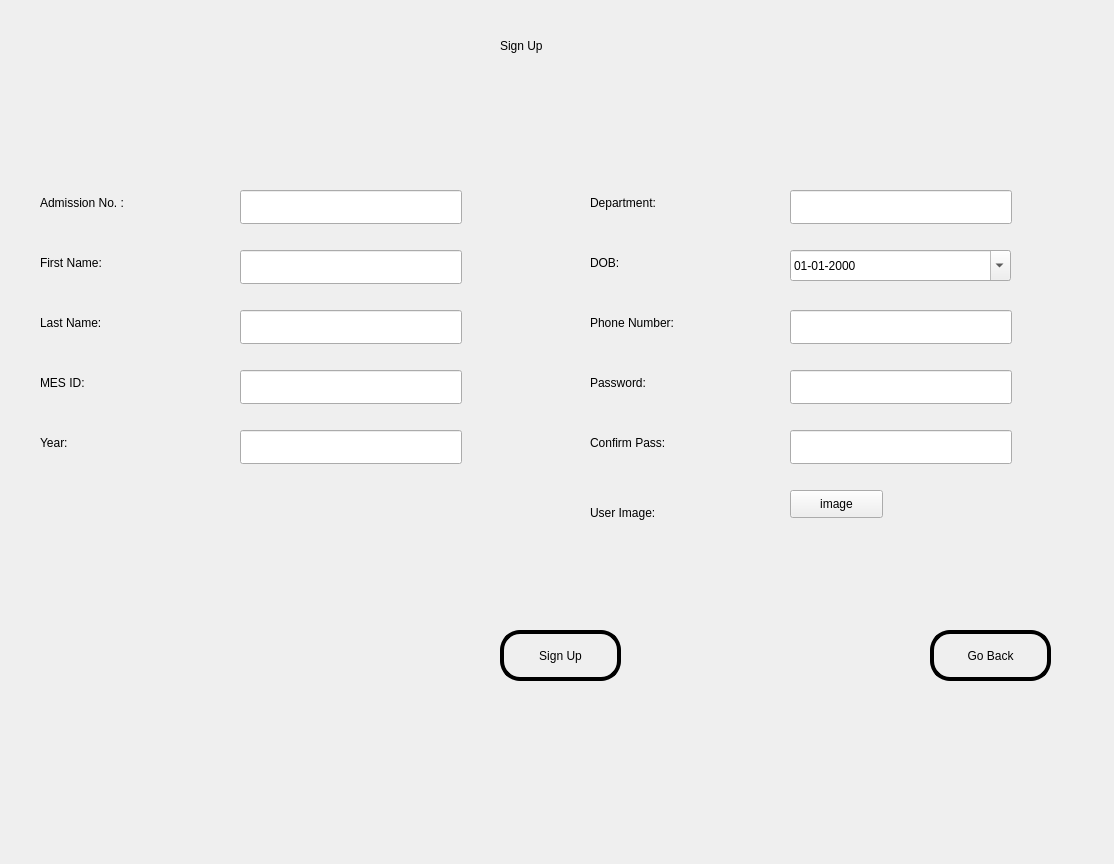
<?xml version="1.0" encoding="UTF-8"?>
<ui version="4.0">
 <class>Dialog</class>
 <widget class="QDialog" name="Dialog">
  <property name="geometry">
   <rect>
    <x>0</x>
    <y>0</y>
    <width>1114</width>
    <height>864</height>
   </rect>
  </property>
  <property name="windowTitle">
   <string>Dialog</string>
  </property>
  <widget class="QLabel" name="label">
   <property name="geometry">
    <rect>
     <x>-6</x>
     <y>-5</y>
     <width>1131</width>
     <height>881</height>
    </rect>
   </property>
   <property name="autoFillBackground">
    <bool>false</bool>
   </property>
   <property name="styleSheet">
    <string notr="true">background-image:url(:/newPrefix/C:/Users/akxsh/Desktop/2c933fdd5a3b0a5f8a51a0f44eb0f619.jpg)</string>
   </property>
   <property name="text">
    <string/>
   </property>
   <property name="pixmap">
    <pixmap>:/newPrefix/C:/Users/akxsh/Desktop/2c933fdd5a3b0a5f8a51a0f44eb0f619.jpg</pixmap>
   </property>
   <property name="scaledContents">
    <bool>true</bool>
   </property>
  </widget>
  <widget class="QLabel" name="label_2">
   <property name="geometry">
    <rect>
     <x>500</x>
     <y>10</y>
     <width>141</width>
     <height>71</height>
    </rect>
   </property>
   <property name="styleSheet">
    <string notr="true">font: 75 24pt &quot;MS Shell Dlg 2&quot;;</string>
   </property>
   <property name="text">
    <string>Sign Up </string>
   </property>
  </widget>
  <widget class="QLabel" name="admission_number">
   <property name="geometry">
    <rect>
     <x>40</x>
     <y>190</y>
     <width>229</width>
     <height>26</height>
    </rect>
   </property>
   <property name="styleSheet">
    <string notr="true">font: 14pt &quot;Lucida Fax&quot;;</string>
   </property>
   <property name="text">
    <string>Admission No. :</string>
   </property>
  </widget>
  <widget class="QLabel" name="first_name">
   <property name="geometry">
    <rect>
     <x>40</x>
     <y>250</y>
     <width>132</width>
     <height>26</height>
    </rect>
   </property>
   <property name="styleSheet">
    <string notr="true">font: 14pt &quot;Lucida Fax&quot;;</string>
   </property>
   <property name="text">
    <string>First Name:</string>
   </property>
  </widget>
  <widget class="QLineEdit" name="admission_number_2">
   <property name="geometry">
    <rect>
     <x>240</x>
     <y>190</y>
     <width>222</width>
     <height>34</height>
    </rect>
   </property>
   <property name="styleSheet">
    <string notr="true">font: 14pt &quot;MS Shell Dlg 2&quot;;</string>
   </property>
  </widget>
  <widget class="QLineEdit" name="first_name_2">
   <property name="geometry">
    <rect>
     <x>240</x>
     <y>250</y>
     <width>222</width>
     <height>34</height>
    </rect>
   </property>
   <property name="styleSheet">
    <string notr="true">font: 14pt &quot;MS Shell Dlg 2&quot;;</string>
   </property>
   <property name="echoMode">
    <enum>QLineEdit::Normal</enum>
   </property>
  </widget>
  <widget class="QPushButton" name="Signup">
   <property name="geometry">
    <rect>
     <x>500</x>
     <y>630</y>
     <width>121</width>
     <height>51</height>
    </rect>
   </property>
   <property name="styleSheet">
    <string notr="true">background-color:transparent;
font: 75 14pt &quot;MS Shell Dlg 2&quot;;
border-radius:20px;
border-style:solid;
border-color:black;

border-width:4px;
</string>
   </property>
   <property name="text">
    <string>Sign Up</string>
   </property>
  </widget>
  <widget class="QLabel" name="last_name">
   <property name="geometry">
    <rect>
     <x>40</x>
     <y>310</y>
     <width>127</width>
     <height>26</height>
    </rect>
   </property>
   <property name="styleSheet">
    <string notr="true">font: 14pt &quot;Lucida Fax&quot;;</string>
   </property>
   <property name="text">
    <string>Last Name:</string>
   </property>
  </widget>
  <widget class="QLineEdit" name="last_name_2">
   <property name="geometry">
    <rect>
     <x>240</x>
     <y>310</y>
     <width>222</width>
     <height>34</height>
    </rect>
   </property>
   <property name="styleSheet">
    <string notr="true">font: 14pt &quot;MS Shell Dlg 2&quot;;</string>
   </property>
  </widget>
  <widget class="QLineEdit" name="mes_id_2">
   <property name="geometry">
    <rect>
     <x>240</x>
     <y>370</y>
     <width>222</width>
     <height>34</height>
    </rect>
   </property>
   <property name="styleSheet">
    <string notr="true">font: 14pt &quot;MS Shell Dlg 2&quot;;</string>
   </property>
   <property name="echoMode">
    <enum>QLineEdit::Normal</enum>
   </property>
  </widget>
  <widget class="QLabel" name="mes_id">
   <property name="geometry">
    <rect>
     <x>40</x>
     <y>370</y>
     <width>86</width>
     <height>26</height>
    </rect>
   </property>
   <property name="styleSheet">
    <string notr="true">font: 14pt &quot;Lucida Fax&quot;;</string>
   </property>
   <property name="text">
    <string>MES ID:</string>
   </property>
  </widget>
  <widget class="QLabel" name="year">
   <property name="geometry">
    <rect>
     <x>40</x>
     <y>430</y>
     <width>59</width>
     <height>26</height>
    </rect>
   </property>
   <property name="styleSheet">
    <string notr="true">font: 14pt &quot;Lucida Fax&quot;;</string>
   </property>
   <property name="text">
    <string>Year:</string>
   </property>
  </widget>
  <widget class="QLineEdit" name="year_2">
   <property name="geometry">
    <rect>
     <x>240</x>
     <y>430</y>
     <width>222</width>
     <height>34</height>
    </rect>
   </property>
   <property name="styleSheet">
    <string notr="true">font: 14pt &quot;MS Shell Dlg 2&quot;;</string>
   </property>
   <property name="echoMode">
    <enum>QLineEdit::Normal</enum>
   </property>
  </widget>
  <widget class="QPushButton" name="Signup_2">
   <property name="geometry">
    <rect>
     <x>930</x>
     <y>630</y>
     <width>121</width>
     <height>51</height>
    </rect>
   </property>
   <property name="styleSheet">
    <string notr="true">background-color:transparent;
font: 75 14pt &quot;MS Shell Dlg 2&quot;;
border-radius:20px;
border-style:solid;
border-color:black;

border-width:4px;
</string>
   </property>
   <property name="text">
    <string>Go Back</string>
   </property>
  </widget>
  <widget class="QLabel" name="error">
   <property name="geometry">
    <rect>
     <x>390</x>
     <y>570</y>
     <width>10</width>
     <height>28</height>
    </rect>
   </property>
   <property name="styleSheet">
    <string notr="true">font: 14pt &quot;MS Shell Dlg 2&quot;;
color:rgb(255, 0, 0)</string>
   </property>
   <property name="text">
    <string/>
   </property>
   <property name="alignment">
    <set>Qt::AlignCenter</set>
   </property>
  </widget>
  <widget class="QLineEdit" name="password_2">
   <property name="geometry">
    <rect>
     <x>790</x>
     <y>370</y>
     <width>222</width>
     <height>34</height>
    </rect>
   </property>
   <property name="styleSheet">
    <string notr="true">font: 14pt &quot;MS Shell Dlg 2&quot;;</string>
   </property>
   <property name="echoMode">
    <enum>QLineEdit::Password</enum>
   </property>
  </widget>
  <widget class="QLineEdit" name="department_2">
   <property name="geometry">
    <rect>
     <x>790</x>
     <y>190</y>
     <width>222</width>
     <height>34</height>
    </rect>
   </property>
   <property name="styleSheet">
    <string notr="true">font: 14pt &quot;MS Shell Dlg 2&quot;;</string>
   </property>
  </widget>
  <widget class="QLabel" name="phone_number">
   <property name="geometry">
    <rect>
     <x>590</x>
     <y>310</y>
     <width>177</width>
     <height>26</height>
    </rect>
   </property>
   <property name="styleSheet">
    <string notr="true">font: 14pt &quot;Lucida Fax&quot;;</string>
   </property>
   <property name="text">
    <string>Phone Number:</string>
   </property>
  </widget>
  <widget class="QLabel" name="dob">
   <property name="geometry">
    <rect>
     <x>590</x>
     <y>250</y>
     <width>57</width>
     <height>26</height>
    </rect>
   </property>
   <property name="styleSheet">
    <string notr="true">font: 14pt &quot;Lucida Fax&quot;;</string>
   </property>
   <property name="text">
    <string>DOB:</string>
   </property>
  </widget>
  <widget class="QLabel" name="department">
   <property name="geometry">
    <rect>
     <x>590</x>
     <y>190</y>
     <width>144</width>
     <height>26</height>
    </rect>
   </property>
   <property name="styleSheet">
    <string notr="true">font: 14pt &quot;Lucida Fax&quot;;</string>
   </property>
   <property name="text">
    <string>Department:</string>
   </property>
  </widget>
  <widget class="QLineEdit" name="phone_number_2">
   <property name="geometry">
    <rect>
     <x>790</x>
     <y>310</y>
     <width>222</width>
     <height>34</height>
    </rect>
   </property>
   <property name="styleSheet">
    <string notr="true">font: 14pt &quot;MS Shell Dlg 2&quot;;</string>
   </property>
  </widget>
  <widget class="QLabel" name="password">
   <property name="geometry">
    <rect>
     <x>590</x>
     <y>370</y>
     <width>114</width>
     <height>26</height>
    </rect>
   </property>
   <property name="styleSheet">
    <string notr="true">font: 14pt &quot;Lucida Fax&quot;;</string>
   </property>
   <property name="text">
    <string>Password:</string>
   </property>
  </widget>
  <widget class="QDateEdit" name="dob_2">
   <property name="geometry">
    <rect>
     <x>790</x>
     <y>250</y>
     <width>221</width>
     <height>31</height>
    </rect>
   </property>
   <property name="contextMenuPolicy">
    <enum>Qt::PreventContextMenu</enum>
   </property>
   <property name="autoFillBackground">
    <bool>false</bool>
   </property>
   <property name="displayFormat">
    <string>dd-MM-yyyy</string>
   </property>
   <property name="calendarPopup">
    <bool>true</bool>
   </property>
  </widget>
  <widget class="QLineEdit" name="confirm_password_2">
   <property name="geometry">
    <rect>
     <x>790</x>
     <y>430</y>
     <width>222</width>
     <height>34</height>
    </rect>
   </property>
   <property name="styleSheet">
    <string notr="true">font: 14pt &quot;MS Shell Dlg 2&quot;;</string>
   </property>
   <property name="echoMode">
    <enum>QLineEdit::Password</enum>
   </property>
  </widget>
  <widget class="QLabel" name="confirm_password">
   <property name="geometry">
    <rect>
     <x>590</x>
     <y>430</y>
     <width>216</width>
     <height>26</height>
    </rect>
   </property>
   <property name="styleSheet">
    <string notr="true">font: 14pt &quot;Lucida Fax&quot;;</string>
   </property>
   <property name="text">
    <string>Confirm Pass:</string>
   </property>
  </widget>
  <widget class="QLabel" name="user_image_2">
   <property name="geometry">
    <rect>
     <x>590</x>
     <y>500</y>
     <width>136</width>
     <height>26</height>
    </rect>
   </property>
   <property name="styleSheet">
    <string notr="true">font: 14pt &quot;Lucida Fax&quot;;</string>
   </property>
   <property name="text">
    <string>User Image:</string>
   </property>
  </widget>
  <widget class="QPushButton" name="user_image">
   <property name="geometry">
    <rect>
     <x>790</x>
     <y>490</y>
     <width>93</width>
     <height>28</height>
    </rect>
   </property>
   <property name="text">
    <string>image</string>
   </property>
  </widget>
 </widget>
 <resources>
  <include location="test.qrc"/>
 </resources>
 <connections/>
</ui>
